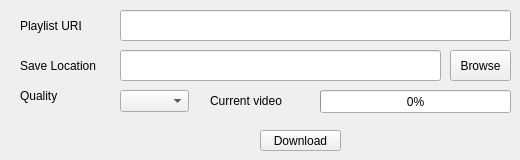
    <widget class="QWidget" name="tab_3">
     <attribute name="title">
      <string>Youtube playlist</string>
     </attribute>
     <widget class="QLineEdit" name="lineEdit_9">
      <property name="enabled">
       <bool>true</bool>
      </property>
      <property name="geometry">
       <rect>
        <x>120</x>
        <y>10</y>
        <width>391</width>
        <height>31</height>
       </rect>
      </property>
     </widget>
     <widget class="QPushButton" name="pushButton_9">
      <property name="geometry">
       <rect>
        <x>260</x>
        <y>130</y>
        <width>81</width>
        <height>21</height>
       </rect>
      </property>
      <property name="text">
       <string>Download</string>
      </property>
     </widget>
     <widget class="QComboBox" name="comboBox_3">
      <property name="geometry">
       <rect>
        <x>120</x>
        <y>90</y>
        <width>69</width>
        <height>22</height>
       </rect>
      </property>
     </widget>
     <widget class="QLabel" name="label_11">
      <property name="geometry">
       <rect>
        <x>20</x>
        <y>50</y>
        <width>81</width>
        <height>31</height>
       </rect>
      </property>
      <property name="text">
       <string>Save Location</string>
      </property>
     </widget>
     <widget class="QLineEdit" name="lineEdit_10">
      <property name="geometry">
       <rect>
        <x>120</x>
        <y>50</y>
        <width>321</width>
        <height>31</height>
       </rect>
      </property>
     </widget>
     <widget class="QProgressBar" name="progressBar_5">
      <property name="geometry">
       <rect>
        <x>320</x>
        <y>90</y>
        <width>191</width>
        <height>23</height>
       </rect>
      </property>
      <property name="styleSheet">
       <string notr="true"/>
      </property>
      <property name="value">
       <number>0</number>
      </property>
     </widget>
     <widget class="QPushButton" name="pushButton_10">
      <property name="geometry">
       <rect>
        <x>450</x>
        <y>50</y>
        <width>61</width>
        <height>31</height>
       </rect>
      </property>
      <property name="text">
       <string>Browse</string>
      </property>
     </widget>
     <widget class="QLabel" name="label_12">
      <property name="geometry">
       <rect>
        <x>20</x>
        <y>80</y>
        <width>81</width>
        <height>31</height>
       </rect>
      </property>
      <property name="text">
       <string>Quality</string>
      </property>
     </widget>
     <widget class="QLabel" name="label_13">
      <property name="geometry">
       <rect>
        <x>20</x>
        <y>10</y>
        <width>61</width>
        <height>31</height>
       </rect>
      </property>
      <property name="text">
       <string>Playlist URL:</string>
      </property>
     </widget>
     <widget class="QLabel" name="label_14">
      <property name="geometry">
       <rect>
        <x>210</x>
        <y>90</y>
        <width>81</width>
        <height>21</height>
       </rect>
      </property>
      <property name="text">
       <string>Current video</string>
      </property>
     </widget>
    </widget>
